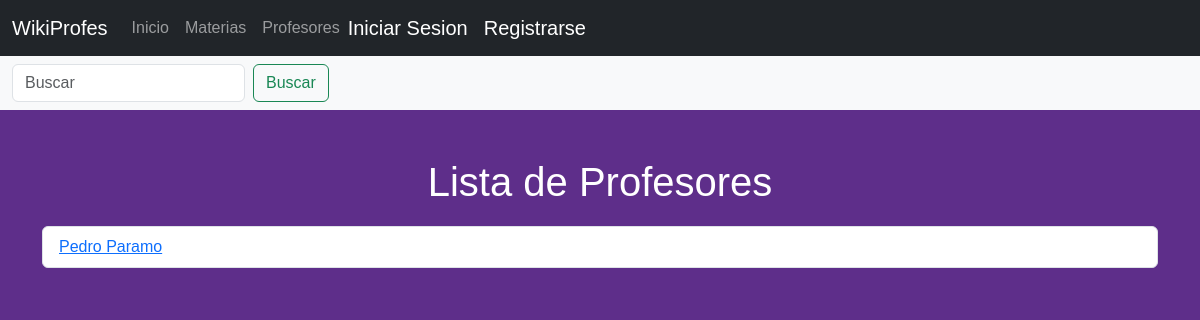
The app's page /profesores/, older data.
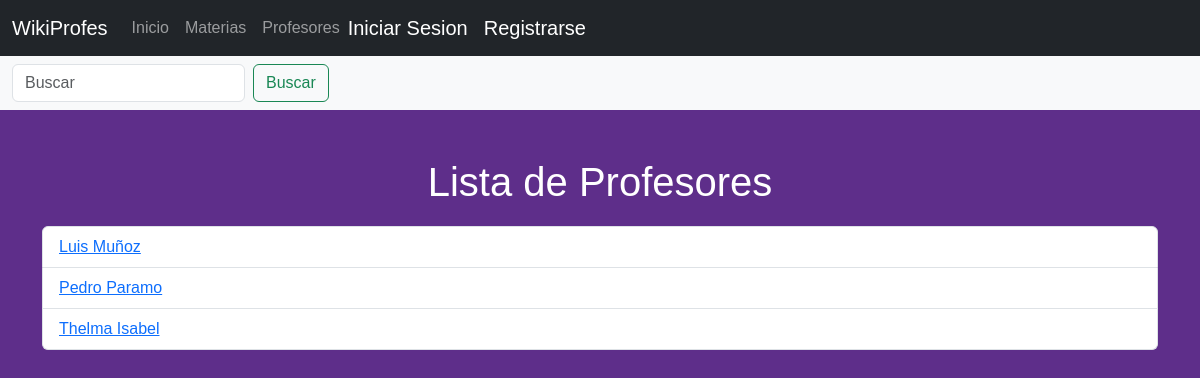
The same page, newer data.
### profesor/models.py (models this page shows, shortened)
class Profesor(models.Model):
    nombre = models.CharField(max_length=80)
    usuarios = models.ManyToManyField(User, through='publicacion.Publicacion')

### profesor/views.py (the view)
# urls.py: path("profesores/", views.ListaProfesor.as_view(), name="lista_profesores"),
class ListaProfesor(generic.ListView):
    template_name = 'profesor/lista_profesores.html'
    def get_queryset(self):
        return Profesor.objects.order_by('nombre')

### templates/profesor/lista_profesores.html (shortened to what this page needs)
{% extends 'base.html' %}
{% block content %}
<nav class="navbar navbar-expand-lg bg-body-tertiary">
    <div class="container-fluid">
        <form class="d-flex" role="search" action="{% url 'publicacion:search' %}">
            <input class="form-control me-2" type="search" placeholder="Buscar" aria-label="Search" name="q">
            <button class="btn btn-outline-success" type="submit">Buscar</button>
        </form>
    </div>
</nav>
<div class="container">
    <h1 class="mt-5">Lista de Profesores</h1>
    <ul class="list-group mt-3">
        {% for profesor in profesor_list %}
        <li class="list-group-item">
            <a href="{% url 'publicacion:profesor' profesor.id %}">{{ profesor.nombre }}</a>
        </li>
        {% endfor %}
    </ul>
</div>
{% endblock content %}

Row changes from the older to the newer data that the page shows:
added Profesor: nombre "Luis Muñoz"
added Profesor: nombre "Thelma Isabel"
